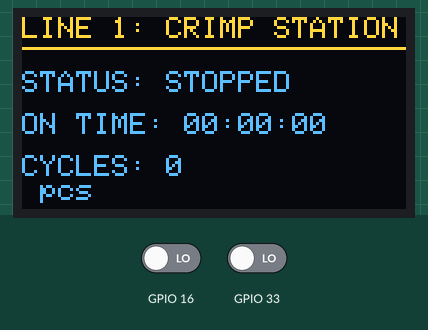
Simulated run of this sketch. Board: ESP32. On the bench: 128×64 one-colour display. The test bench sets the inputs (shaded band); at power-on: GPIO 16 LOW, GPIO 33 LOW. The OLED is the two-colour kind (top 16 rows yellow); WiFi joins after 1.5 s; servers stay silent unless stated; what the sketch prints to the serial monitor is not drawn.

Above: at 2.7 s.
2.8 s: GPIO 16 driven HIGH
At 3.6 s:
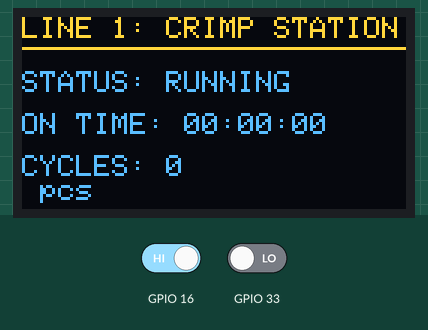
5.8 s: GPIO 16 driven LOW
At 6.1 s:
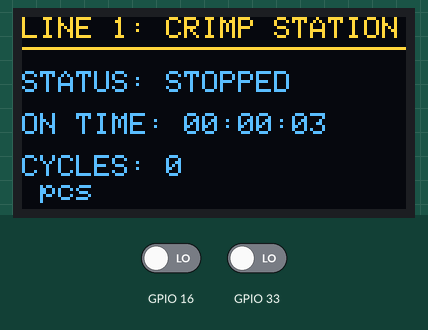
7.3 s: GPIO 16 driven HIGH
At 9.1 s:
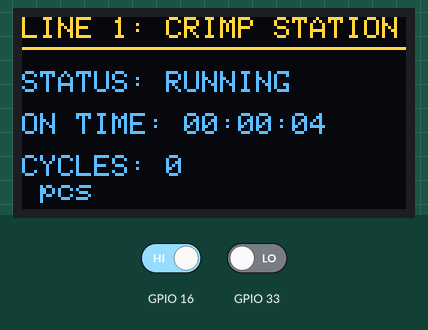
Timing chart, 0 to 10.6 s (numbered marks = the images above; inputs shaded):
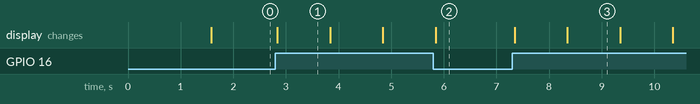

The sketch:

scada-node-code.ino
```cpp
#include <Wire.h>
#include <SPI.h>
#include <Adafruit_SSD1306.h>
#include <Adafruit_GFX.h>
#include <WebServer.h>
#include <WiFi.h>

#define SCREEN_WIDTH 128
#define SCREEN_HEIGHT 64

const char* ssid = "Wokwi-GUEST"; //BIDA_2A3D (my wifi name)
const char* password = "";

//Machine Status monitoring
class St_Monitoring{
private:
  const int machineStart; //Simulated switch for machine start
  bool machineState;

  unsigned long totalOnTimeMs = 0;
  unsigned long totalOffTimeMs = 0;
  unsigned long lastUpdateMs = 0;

public:
  St_Monitoring(int machine) : machineStart(machine), machineState(false){}

  void begin(){
    pinMode(machineStart, INPUT);
    lastUpdateMs = millis();
  }

  void machineOn(){
    unsigned long now = millis();
    unsigned long elapsedTime = now - lastUpdateMs;
    lastUpdateMs = now;

    machineState = digitalRead(machineStart);

    if (machineState){
      totalOnTimeMs += elapsedTime;
    } else {
      totalOffTimeMs += elapsedTime;
    }

  }
  bool isMachineOn() const{
    return machineState;
  }

  unsigned long getSeconds() const {
    return (totalOnTimeMs / 1000) % 60;
  }
  unsigned long getMinutes() const {
    return (totalOnTimeMs / 60000) % 60;
  }
  unsigned long getHours() const {
    return totalOnTimeMs / 3600000;
  }

  String getFormattedUpdateTime() const {
    char buffer[12];
    snprintf(buffer, sizeof(buffer), "%02lu:%02lu:%02lu", getHours(), getMinutes(), getSeconds());
    return String(buffer);
  }

};

class Ct_Monitoring{
private:
  int crimpPin; //Simulated push button for crimping
  int crimpCount = 0;
  bool lastBtnState = LOW;

  St_Monitoring& mntor;

public:
  Ct_Monitoring(int crimp, St_Monitoring& monitor) : crimpPin(crimp), mntor(monitor){}


  void begin(){
    pinMode(crimpPin, INPUT);
  }

  void startCount(){
    if (mntor.isMachineOn()){
      bool currentBtnState = digitalRead(crimpPin);
      if (lastBtnState == HIGH && currentBtnState == LOW){
        crimpCount++;
      }
      lastBtnState = currentBtnState;
    }
  }
  int getCount() const{
    return crimpCount;
  }
};

class OledDisplay{
private:
  Adafruit_SSD1306 oled;
  St_Monitoring& mntor;
  Ct_Monitoring& cwntr;
  unsigned long lastDisplayUpdate = 0;

public:
  OledDisplay(St_Monitoring& m, Ct_Monitoring& c) : oled(SCREEN_WIDTH, SCREEN_HEIGHT, &Wire, -1), mntor(m), cwntr(c){}

  void begin(){
    Wire.begin(21, 22);
    oled.begin(SSD1306_SWITCHCAPVCC, 0x3c);
    oled.clearDisplay();
    oled.display();
  }

  void update(){
    if (millis() - lastDisplayUpdate >= 250){
      lastDisplayUpdate = millis();
      oledChars();
    }
  }

private:
  void oledChars(){
    oled.clearDisplay();
    oled.setTextSize(1);
    oled.setTextColor(WHITE);

    oled.setCursor(0, 0);
    oled.println("LINE 1: CRIMP STATION");
    oled.drawLine(0, 10, 128, 10, WHITE);

    oled.setCursor(0, 18);
    oled.print("STATUS: ");
    if(mntor.isMachineOn()){
      oled.println("RUNNING");
    } else {
      oled.println("STOPPED");
    }

    oled.setCursor(0, 32);
    oled.print("ON TIME: ");
    oled.println(mntor.getFormattedUpdateTime());

    oled.setCursor(0, 46);
    oled.print("CYCLES: ");
    oled.println(cwntr.getCount());
    oled.print(" pcs");

    oled.display();
  }
};
//webServer
class WebDashboard{
private:
  WebServer myServer;
  St_Monitoring& mntor;
  Ct_Monitoring& cwntr;

public:
  WebDashboard(St_Monitoring& m, Ct_Monitoring& c) : myServer(80), mntor(m), cwntr(c){}

  void begin(){
    myServer.on("/", [this]() { handleRoot(); });
    myServer.begin();
    Serial.println("HTTP WebServer Started.");
  }

  void startServer(){
    myServer.handleClient();
  }

private:
  void handleRoot(){
    String html = "<!DOCTYPE html><html><head>";
    html += "<meta http-equiv='refresh' content='2'>";
    html += "<title> RAE SCADA NODE</title>";

    html += "<style>";
    html += "body { font-family: Arial, sans-serif; background: #121212; color: #fff; text-align: center; margin-top: 40px; }";
    html += ".card { background: #1e1e1e; display: inline-block; padding: 20px; margin: 10px; border-radius: 10px; min-width: 180px; box-shadow: 0 4px 8px rgba(0,0,0,0.3); }";
    html += ".status-run { color: #4caf50; font-weight: bold; }";
    html += ".status-stop { color: #f44336; font-weight: bold; }";
    html += "</style></head><body>";

    html += "<h1>RAE - Micro-SCADA Node</h1>";
    html += "<h3>Line 1: Wire Crimp Station</h3>";

    html += "<div class='card'><h3>Status</h3><h2>";
    if (mntor.isMachineOn()){
      html += "<span class='status-run'>RUNNING</span>";
    } else {
      html += "<span class='status-stop'>STOPPED</span>";
    }
    html += "</h2></div>";

    html += "<div class='card'><h3>Active Run Time</h3><h2>";
    html += String(mntor.getFormattedUpdateTime());
    html += "</h2></div>";

    html += "<div class='card'><h3>Total Output</h3><h2>";
    html += String(cwntr.getCount());
    html += " pcs</h2></div>";

    html += "</body></html>";

    myServer.send(200, "text/html", html);
  }

};

St_Monitoring machine(16);
Ct_Monitoring counter(33, machine);
OledDisplay display(machine, counter);
WebDashboard dashboard(machine, counter);

void setup(){
  Serial.begin(115200);

  machine.begin();
  counter.begin();
  display.begin();


  WiFi.begin(ssid, password);
  Serial.print("connecting to WiFi");

  while (WiFi.status() !=  WL_CONNECTED){
    delay(500);
    Serial.print(".");
  }
  Serial.println("\nConnected to WiFi.");
  Serial.print("IP Address: "); Serial.println(WiFi.localIP());

  dashboard.begin();
}

void loop(){
  machine.machineOn();
  counter.startCount();
  display.update();
  dashboard.startServer();
  delay(1);
}
```

Measured:
- after the input at 2.8 s, the display: changes at once (image 1)
- after the input at 5.8 s, the display: changes at once (image 2)
- after the input at 7.3 s, the display: first changes after 0.05 s (image 3 shows a later state)
- what the display in image 1 shows lasts 1.0 s, from 2.8 s to 3.8 s
